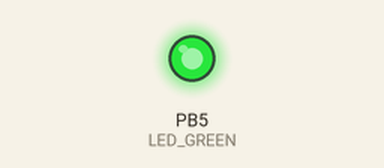
This program was run on a simulated ATmega328P, built with avr-gcc and emulated at 16 MHz. Parts: output pins drawn as LEDs (lit = HIGH).

Above: at 0.2 s.
At 6.7 s:
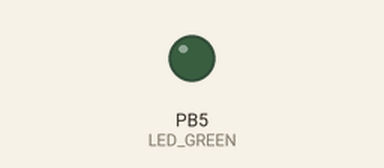
Timing chart, 0 to 22.6 s (numbered marks = the images above):
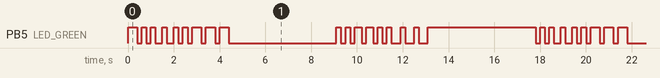

Measured:
- by itself, PB5 (LED_GREEN): moves between LOW and HIGH, repeating every 17.4 s
- by itself, everything shown: repeats every 17.4 s, in 34 steps

The program:

main.c
```c
// (licence header left out)
/* Defines -----------------------------------------------------------*/
																				//# ... pred kompilaci
#define LED_GREEN   PB5     // AVR pin where green LED is connected				// prejmenuje PB5
#define SHORT_DELAY 100     // Delay in miliseconds
#define DOT_DELAY 200		// Delay for dot in miliseconds
#define DASH_DELAY 400      // Delay for dash in miliseconds
#define LEN 50				// max lenght of input characters
#ifndef F_CPU
#define F_CPU 16000000      // CPU frequency in Hz required for delay func		// procesor bezi na 16 MHz
#endif

/* Includes ----------------------------------------------------------*/
#include <util/delay.h>     // Functions for busy-wait delay loops
#include <avr/io.h>         // AVR device-specific IO definitions

/* Variables ---------------------------------------------------------*/

/* Function prototypes -----------------------------------------------*/

/* Functions ---------------------------------------------------------*/
/**
 * Toggle one LED and use the function from the delay library.
 */

void morse(char code[LEN])	// Function for detecting dash or dot in char array and blinking correspondingly
{
	for(int i = 0; i<=LEN; i++)
	{
		if(code[i]=='-')
		{
			PORTB = PORTB ^ (1<<LED_GREEN);
			_delay_ms(DASH_DELAY);
			PORTB = PORTB ^ (1<<LED_GREEN);
			_delay_ms(DOT_DELAY);
		}
		else if(code[i]=='.')
		{
			PORTB = PORTB ^ (1<<LED_GREEN);
			_delay_ms(DOT_DELAY);
			PORTB = PORTB ^ (1<<LED_GREEN);
			_delay_ms(DOT_DELAY);
		}
		else
		{
			_delay_ms(SHORT_DELAY);
		}
	}
}

int main(void)
{
    // Set pin as output in Data Direction Register
    // DDRB = DDRB or 0010 0000
    DDRB = DDRB | (1<<LED_GREEN);												// data direction register B, jestli je vstupni nebo vyst. (...nahrajeme 1) port
																				//OR - nastaveni na 1... ( aby se nam neprepsaly pripadne 1 ktere tam uz jsou)
    // Set pin LOW in Data Register (LED off)
    // PORTB = PORTB and 1101 1111
    PORTB = PORTB & ~(1<<LED_GREEN);											//<< binary shift, posune se o PB5 - 5 pozic (PB5 je na 5. pinu)
																				//AND - nastaveni na nulu, negace ~
    // Infinite loop
	// blinking
	while (1)
	{
		char code[LEN] = "-..,.,..---";											// D-E-2 ...(- . .; .; . . - - -)
		morse(code);
		// Pause several miliseconds
		_delay_ms(SHORT_DELAY);

		// Invert LED in Data Register
		// PORTB = PORTB xor 0010 0000
		PORTB = PORTB ^ (1<<LED_GREEN);
	}

    // Will never reach this
    return 0;
}
/* Interrupt routines ------------------------------------------------*/
```
